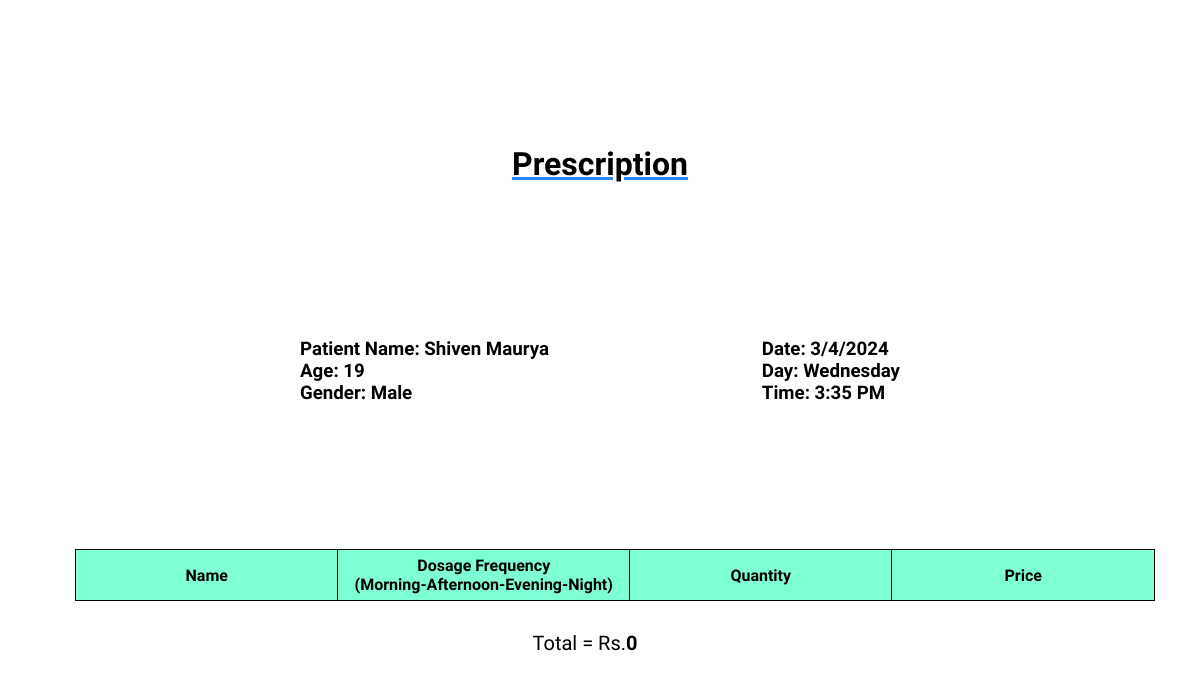
/prescription/19, run on the app's committed database.
### home/models.py (models this page shows, shortened)
class Addnewpatient(models.Model):
    fullname = models.CharField(max_length=50)
    age = models.CharField(max_length=3)
    gender = models.CharField(max_length=20)
    medicines = models.CharField(max_length=200, default='Nothing')

### home/views.py (the view)
# urls.py: path('prescription/<addnewpatient_id>', views.prescription, name='prescription')
def prescription(request, addnewpatient_id):
    patient = Addnewpatient.objects.get(pk=addnewpatient_id)
    return render(request, 'prescription.html', { 'fullname': patient.fullname, 'age': patient.age, 'gender': patient.gender })

### templates/prescription.html (shortened to what this page needs)
<!DOCTYPE html>
<html lang="en">
<head>
    <link rel="stylesheet" href="../static/prescription.css">
</head>
<body>
    <div class="heading">
        <h1>Prescription</h1>
    </div>
    <div class="info">
        <div class="left">
            <h3>Patient Name: {{ fullname }}</h3>
            <h3>Age: {{ age }}</h3>
            <h3>Gender: {{ gender }}</h3>
        </div>
        <div class="right">
            <h3 class="date">Date:</h3>
            <h3 class="day">Day:</h3>
            <h3 class="time">Time:</h3>
        </div>
    </div>
    <div class="carttable">
        <table>
            <tr>
                <th>Name</th>
                <th id="df">Dosage Frequency<br>(Morning-Afternoon-Evening-Night)</th>
                <th>Quantity</th>
                <th>Price</th>
            </tr>
        </table>
        <div class="totalgenerate">
            <p><span>Total = Rs.<b>0</b></span></p>
        </div>
    </div>
</body>
</html>

### static/prescription.css (style rules this page uses)
* { margin: 0; padding: 0; font-family: 'Onest'; }
body { display: flex; flex-direction: column; align-items: center; justify-content: space-evenly; height: 100vh; }
.heading { display: flex; justify-content: center; text-decoration: underline; text-decoration-color: #3185FC; margin-bottom: 10px; }
.info { display: flex; justify-content: space-between; width: 50vw; }
table { width: 90vw; border-collapse: collapse; margin-left: 30px; }
table, th, td { border: 1px solid black; }
th { background-color: #7FFFD4; width: 180px; height: 50px; }
#df { width: 200px; }
tr { height: 40px; }
.totalgenerate { width: 90vw; display: flex; justify-content: center; margin-top: 30px; }
p { font-size: 20px; }

### data on the page
Addnewpatient: fullname "Shiven Maurya", age "19", gender "Male"
